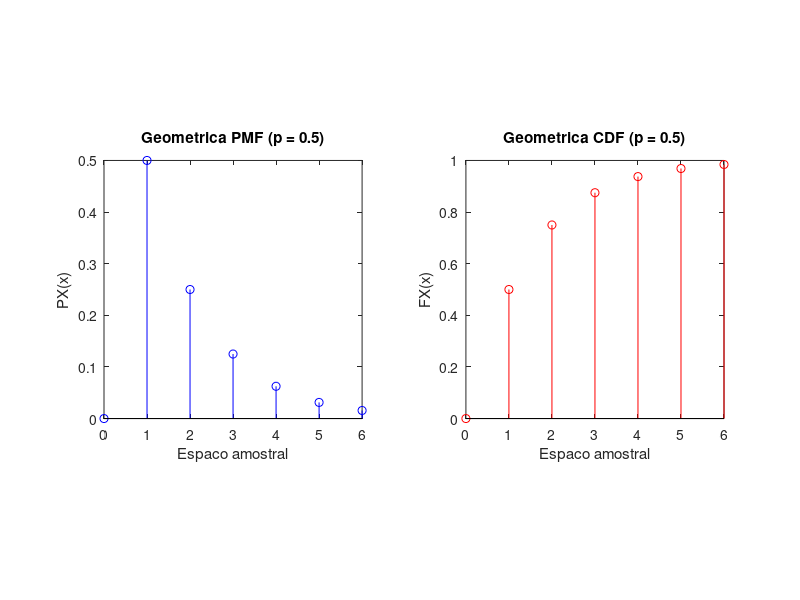

Reproduce this figure in MATLAB.
clear all clc clf

function pmf=geometricpmf(p,x)
%geometric(p) rv X
%out: pmf(i)=Prob[X=x(i)]
x=x(:);
pmf= p*((1-p).^(x-1));
pmf= (x>0).*(x==floor(x)).*pmf;
pmf = pmf';
endfunction

function cdf=geometriccdf(p,x)
% for geometric(p) rv X,
%For input vector x, output is vector
%cdf such that cdf_i=Prob(X<=x_i)
x=(x(:)>=1).*floor(x(:));
cdf=1-((1-p).^x);
cdf = cdf';
endfunction

function E = expectedValue(sx, px)
  v = sx .* px;
  E = sum(v);
endfunction

% Espaço amostral e parametro
sx = 0:1:6;
p  = 0.5;

% Calculo da PMF e CDF
px = geometricpmf(p, sx);
fx = geometriccdf(p, sx);

% Valor esperado
E = expectedValue(sx, px)

% Plot da PMF
figure(1);
subplot(1,2,1);
stem(sx, px, 'b');
title("Geometrica PMF (p = 0.5)");
xlabel("Espaco amostral");
ylabel("PX(x)");
axis square

% Plot da CDF
figure(1);
subplot(1,2,2);
stem(sx, fx, 'r');
title("Geometrica CDF (p = 0.5)");
xlabel("Espaco amostral");
ylabel("FX(x)");
axis square
